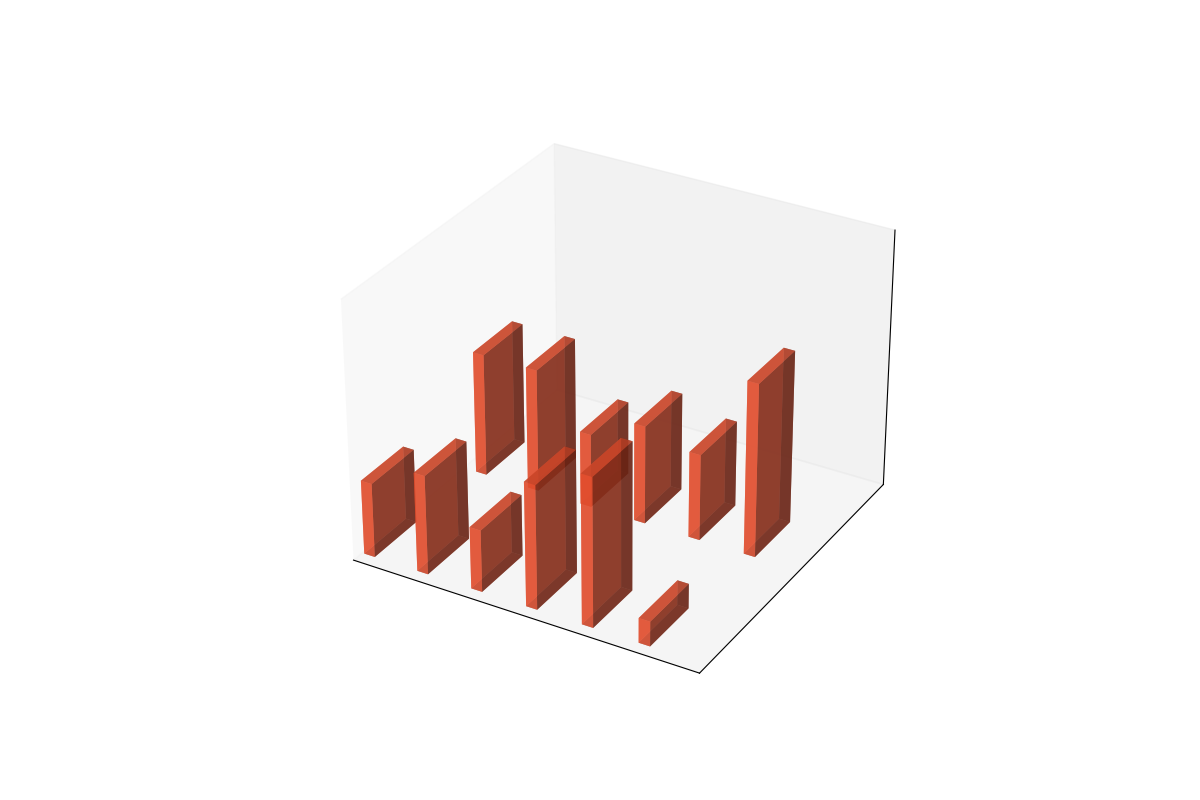

Generate this figure with Python:
import matplotlib.pyplot as plt
import numpy as np

celestial_bodies = ['Mercury', 'Venus', 'Mars', 'Jupiter', 'Saturn', 'Asteroids']
missions_data = {
    'Orbiters': [30, 40, 25, 50, 60, 10],
    'Flybys': [50, 50, 30, 40, 35, 70]
}

fig = plt.figure(figsize=(12, 8))
ax = fig.add_subplot(111, projection='3d')

x_pos = np.arange(len(celestial_bodies))
bar_width = 0.2
bar_depth = 0.4

consistent_color = '#FF5733'

for idx, (mission_type, percentages) in enumerate(missions_data.items()):
    x_offset = bar_width * idx
    ax.bar3d(x_pos + x_offset, idx, [0] * len(percentages), bar_width, bar_depth, percentages, color=consistent_color, alpha=0.7)

ax.set_xticks([])
ax.set_yticks([])
ax.set_zticks([])
ax.set_xlim(0, len(celestial_bodies))
ax.set_ylim(0, len(missions_data))
ax.set_zlim(0, 100)

ax.spines['left'].set_color('none')
ax.spines['right'].set_color('none')
ax.spines['top'].set_color('none')
ax.spines['bottom'].set_color('none')

plt.show()
